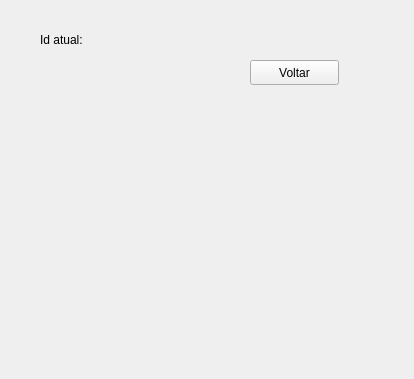
<?xml version="1.0" encoding="UTF-8"?>
<ui version="4.0">
 <class>compararPeriodos</class>
 <widget class="QWidget" name="compararPeriodos">
  <property name="geometry">
   <rect>
    <x>0</x>
    <y>0</y>
    <width>414</width>
    <height>379</height>
   </rect>
  </property>
  <property name="windowTitle">
   <string>Comparar períodos</string>
  </property>
  <widget class="QPushButton" name="btnVoltar">
   <property name="geometry">
    <rect>
     <x>250</x>
     <y>60</y>
     <width>89</width>
     <height>25</height>
    </rect>
   </property>
   <property name="text">
    <string>Voltar</string>
   </property>
  </widget>
  <widget class="QWidget" name="layoutWidget">
   <property name="geometry">
    <rect>
     <x>40</x>
     <y>30</y>
     <width>72</width>
     <height>19</height>
    </rect>
   </property>
   <layout class="QHBoxLayout" name="horizontalLayout">
    <item>
     <widget class="QLabel" name="label">
      <property name="text">
       <string>Id atual:</string>
      </property>
     </widget>
    </item>
    <item>
     <widget class="QLabel" name="lblID">
      <property name="text">
       <string/>
      </property>
     </widget>
    </item>
   </layout>
  </widget>
 </widget>
 <resources/>
 <connections/>
</ui>
